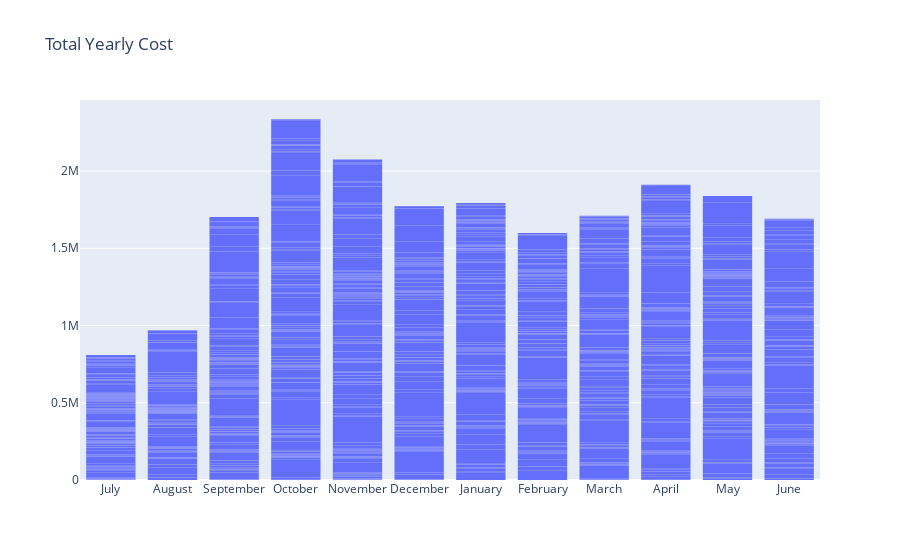

Notebook source saved alongside this figure:
### Code cell
fig = go.Figure(
   data=[
       go.Bar(
           x=df_monthyear_s['Month'],
           y=df_year_s['Amount']
       )
   ],
   layout=go.Layout(
       title='Total Monthly Trends'
   )
)
#pyo.plot(fig)
fig.update_traces(marker_line_width=0)
fig.show()

### Figure 1 — Plotly figure (JSON) as saved in the notebook; plotly's stock layout.template omitted (floating-point values rounded to 4 significant figures; data arrays with more than 128 entries replaced by an {"elided": "..."} marker saying what was removed)
{"data": [{"marker": {"line": {"width": 0}}, "type": "bar", "x": {"elided": "17840 str values"}, "y": {"elided": "2297 float values"}}], "layout": {"title": {"text": "Total Yearly Cost"}}}
